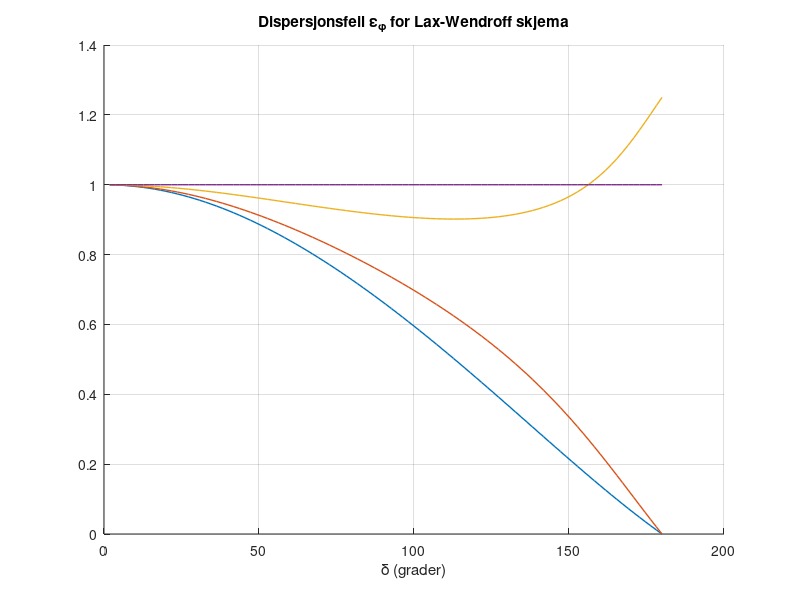

This chart was generated by the following MATLAB code:
% ==== program lwdispserr ====
%
% Computes the dispersion error of the Lax-Wendroff 
% scheme for the advection equation
% as a function of the Courant number and the 
% phase-angle delta
% 
clear; close;
dvecg = linspace(0,180);
drad = dvecg*pi/180;% delta
drad2 = drad/2;% delta/2
sdel = sin(drad); % sin(delta)
sdel2 = 2*sin(drad2).^2;% 2*sin(delta/2)^2
%ylim([0 1]);
LW = 'LineWidth';
hold on
for C = [0.25 0.5 0.8 1.0 ]
    temp = atan2(C*sdel,1 - C^2*sdel2);
    derr = temp./(C*drad);
    plot(dvecg,derr,LW,1);
end
hold off
grid
title('Dispersjonsfeil \epsilon{_\phi} for Lax-Wendroff skjema');
xlabel('\delta (grader)');

    
